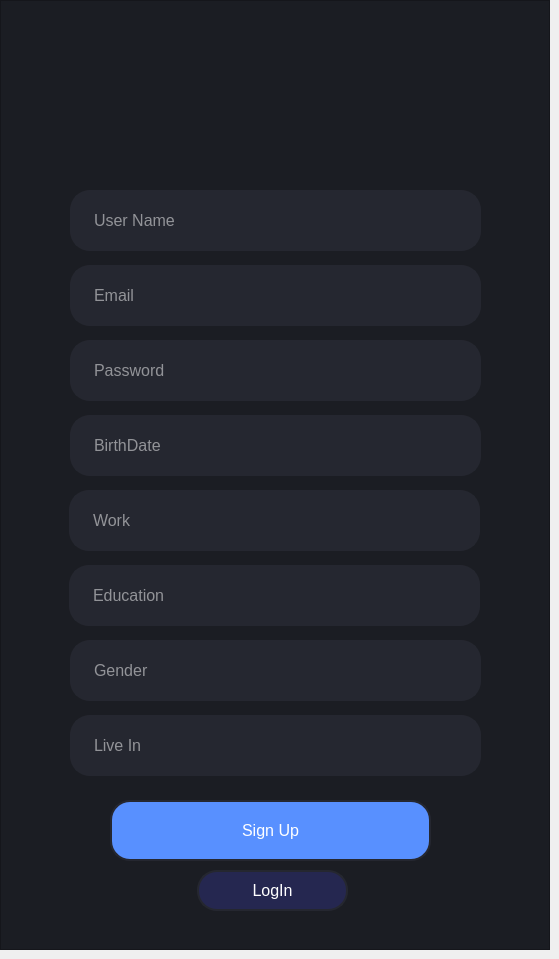
    <widget class="QWidget" name="page1">
     <widget class="QFrame" name="frame_2">
      <property name="geometry">
       <rect>
        <x>0</x>
        <y>0</y>
        <width>550</width>
        <height>950</height>
       </rect>
      </property>
      <property name="font">
       <font>
        <stylestrategy>PreferDefault</stylestrategy>
       </font>
      </property>
      <property name="styleSheet">
       <string notr="true">QFrame
{
background-color: rgb(27, 29, 35);
}</string>
      </property>
      <property name="frameShape">
       <enum>QFrame::StyledPanel</enum>
      </property>
      <property name="frameShadow">
       <enum>QFrame::Raised</enum>
      </property>
      <widget class="QLineEdit" name="usernametextboxsignupform">
       <property name="geometry">
        <rect>
         <x>70</x>
         <y>190</y>
         <width>411</width>
         <height>61</height>
        </rect>
       </property>
       <property name="font">
        <font>
         <pointsize>12</pointsize>
         <italic>false</italic>
         <bold>false</bold>
         <underline>false</underline>
         <strikeout>false</strikeout>
         <stylestrategy>PreferDefault</stylestrategy>
        </font>
       </property>
       <property name="autoFillBackground">
        <bool>false</bool>
       </property>
       <property name="styleSheet">
        <string notr="true">QLineEdit
{
background-color: rgb(37, 39, 48);
border:2px solid rgb(37,39,48);
border-radius:20px;
padding-left:20px;
color:#fff;
padding-right:20px;
}
QLineEdit:hover
{
border:2px solid rgb(48,50,62);
}
QLineEdit:focus
{
border:2px solid rgb(85,170,255);
background-color:rgb(43,45,56);
}</string>
       </property>
       <property name="text">
        <string/>
       </property>
       <property name="placeholderText">
        <string>User Name</string>
       </property>
      </widget>
      <widget class="QLineEdit" name="passwordtextsignupform">
       <property name="geometry">
        <rect>
         <x>70</x>
         <y>340</y>
         <width>411</width>
         <height>61</height>
        </rect>
       </property>
       <property name="font">
        <font>
         <pointsize>12</pointsize>
         <italic>false</italic>
         <bold>false</bold>
         <underline>false</underline>
         <strikeout>false</strikeout>
         <stylestrategy>PreferDefault</stylestrategy>
        </font>
       </property>
       <property name="autoFillBackground">
        <bool>false</bool>
       </property>
       <property name="styleSheet">
        <string notr="true">QLineEdit
{
background-color: rgb(37, 39, 48);
border:2px solid rgb(37,39,48);
border-radius:20px;
padding-left:20px;
color:#fff;
padding-right:20px;
}
QLineEdit:hover
{
border:2px solid rgb(48,50,62);
}
QLineEdit:focus
{
border:2px solid rgb(85,170,255);
background-color:rgb(43,45,56);
}</string>
       </property>
       <property name="text">
        <string/>
       </property>
       <property name="echoMode">
        <enum>QLineEdit::Password</enum>
       </property>
       <property name="placeholderText">
        <string>Password</string>
       </property>
      </widget>
      <widget class="QPushButton" name="signupbuttonsignupform_2">
       <property name="geometry">
        <rect>
         <x>110</x>
         <y>800</y>
         <width>321</width>
         <height>61</height>
        </rect>
       </property>
       <property name="font">
        <font>
         <pointsize>12</pointsize>
        </font>
       </property>
       <property name="styleSheet">
        <string notr="true">QPushButton
{
background-color: rgb(88, 144, 255);
border:2px solid rgb(37,39,48);
border-radius:20px;
color:#fff;
}
QPushButton:hover
{
background-color: rgb(47, 116, 251);
}</string>
       </property>
       <property name="text">
        <string>Sign Up</string>
       </property>
      </widget>
      <widget class="QGraphicsView" name="graphicsView_3">
       <property name="geometry">
        <rect>
         <x>120</x>
         <y>60</y>
         <width>301</width>
         <height>81</height>
        </rect>
       </property>
       <property name="styleSheet">
        <string notr="true">QGraphicsView

{
	background-image: url(:/facebooklogo/facebooktextlogo.png) no-repeat center center fixed;
    background-size:cover;
    border:0px

}</string>
       </property>
      </widget>
      <widget class="QLineEdit" name="worktextboxsignupform">
       <property name="geometry">
        <rect>
         <x>69</x>
         <y>490</y>
         <width>411</width>
         <height>61</height>
        </rect>
       </property>
       <property name="font">
        <font>
         <pointsize>12</pointsize>
         <italic>false</italic>
         <bold>false</bold>
         <underline>false</underline>
         <strikeout>false</strikeout>
         <stylestrategy>PreferDefault</stylestrategy>
        </font>
       </property>
       <property name="autoFillBackground">
        <bool>false</bool>
       </property>
       <property name="styleSheet">
        <string notr="true">QLineEdit
{
background-color: rgb(37, 39, 48);
border:2px solid rgb(37,39,48);
border-radius:20px;
padding-left:20px;
color:#fff;
padding-right:20px;
}
QLineEdit:hover
{
border:2px solid rgb(48,50,62);
}
QLineEdit:focus
{
border:2px solid rgb(85,170,255);
background-color:rgb(43,45,56);
}</string>
       </property>
       <property name="text">
        <string/>
       </property>
       <property name="placeholderText">
        <string>Work</string>
       </property>
      </widget>
      <widget class="QLineEdit" name="educationtextboxsignupform">
       <property name="geometry">
        <rect>
         <x>69</x>
         <y>565</y>
         <width>411</width>
         <height>61</height>
        </rect>
       </property>
       <property name="font">
        <font>
         <pointsize>12</pointsize>
         <italic>false</italic>
         <bold>false</bold>
         <underline>false</underline>
         <strikeout>false</strikeout>
         <stylestrategy>PreferDefault</stylestrategy>
        </font>
       </property>
       <property name="autoFillBackground">
        <bool>false</bool>
       </property>
       <property name="styleSheet">
        <string notr="true">QLineEdit
{
background-color: rgb(37, 39, 48);
border:2px solid rgb(37,39,48);
border-radius:20px;
padding-left:20px;
color:#fff;
padding-right:20px;
}
QLineEdit:hover
{
border:2px solid rgb(48,50,62);
}
QLineEdit:focus
{
border:2px solid rgb(85,170,255);
background-color:rgb(43,45,56);
}</string>
       </property>
       <property name="text">
        <string/>
       </property>
       <property name="placeholderText">
        <string>Education</string>
       </property>
      </widget>
      <widget class="QLineEdit" name="gendertextboxsignupform">
       <property name="geometry">
        <rect>
         <x>70</x>
         <y>640</y>
         <width>411</width>
         <height>61</height>
        </rect>
       </property>
       <property name="font">
        <font>
         <pointsize>12</pointsize>
         <italic>false</italic>
         <bold>false</bold>
         <underline>false</underline>
         <strikeout>false</strikeout>
         <stylestrategy>PreferDefault</stylestrategy>
        </font>
       </property>
       <property name="autoFillBackground">
        <bool>false</bool>
       </property>
       <property name="styleSheet">
        <string notr="true">QLineEdit
{
background-color: rgb(37, 39, 48);
border:2px solid rgb(37,39,48);
border-radius:20px;
padding-left:20px;
color:#fff;
padding-right:20px;
}
QLineEdit:hover
{
border:2px solid rgb(48,50,62);
}
QLineEdit:focus
{
border:2px solid rgb(85,170,255);
background-color:rgb(43,45,56);
}</string>
       </property>
       <property name="text">
        <string/>
       </property>
       <property name="placeholderText">
        <string>Gender</string>
       </property>
      </widget>
      <widget class="QLineEdit" name="birthdatetextboxsignupform">
       <property name="geometry">
        <rect>
         <x>70</x>
         <y>415</y>
         <width>411</width>
         <height>61</height>
        </rect>
       </property>
       <property name="font">
        <font>
         <pointsize>12</pointsize>
         <italic>false</italic>
         <bold>false</bold>
         <underline>false</underline>
         <strikeout>false</strikeout>
         <stylestrategy>PreferDefault</stylestrategy>
        </font>
       </property>
       <property name="autoFillBackground">
        <bool>false</bool>
       </property>
       <property name="styleSheet">
        <string notr="true">QLineEdit
{
background-color: rgb(37, 39, 48);
border:2px solid rgb(37,39,48);
border-radius:20px;
padding-left:20px;
color:#fff;
padding-right:20px;
}
QLineEdit:hover
{
border:2px solid rgb(48,50,62);
}
QLineEdit:focus
{
border:2px solid rgb(85,170,255);
background-color:rgb(43,45,56);
}</string>
       </property>
       <property name="text">
        <string/>
       </property>
       <property name="placeholderText">
        <string>BirthDate</string>
       </property>
      </widget>
      <widget class="QLineEdit" name="emailtextsignupform">
       <property name="geometry">
        <rect>
         <x>70</x>
         <y>265</y>
         <width>411</width>
         <height>61</height>
        </rect>
       </property>
       <property name="font">
        <font>
         <pointsize>12</pointsize>
         <italic>false</italic>
         <bold>false</bold>
         <underline>false</underline>
         <strikeout>false</strikeout>
         <stylestrategy>PreferDefault</stylestrategy>
        </font>
       </property>
       <property name="autoFillBackground">
        <bool>false</bool>
       </property>
       <property name="styleSheet">
        <string notr="true">QLineEdit
{
background-color: rgb(37, 39, 48);
border:2px solid rgb(37,39,48);
border-radius:20px;
padding-left:20px;
color:#fff;
padding-right:20px;
}
QLineEdit:hover
{
border:2px solid rgb(48,50,62);
}
QLineEdit:focus
{
border:2px solid rgb(85,170,255);
background-color:rgb(43,45,56);
}</string>
       </property>
       <property name="text">
        <string/>
       </property>
       <property name="placeholderText">
        <string>Email</string>
       </property>
      </widget>
      <widget class="QLineEdit" name="liveintextboxsignupform">
       <property name="geometry">
        <rect>
         <x>70</x>
         <y>715</y>
         <width>411</width>
         <height>61</height>
        </rect>
       </property>
       <property name="font">
        <font>
         <pointsize>12</pointsize>
         <italic>false</italic>
         <bold>false</bold>
         <underline>false</underline>
         <strikeout>false</strikeout>
         <stylestrategy>PreferDefault</stylestrategy>
        </font>
       </property>
       <property name="autoFillBackground">
        <bool>false</bool>
       </property>
       <property name="styleSheet">
        <string notr="true">QLineEdit
{
background-color: rgb(37, 39, 48);
border:2px solid rgb(37,39,48);
border-radius:20px;
padding-left:20px;
color:#fff;
padding-right:20px;
}
QLineEdit:hover
{
border:2px solid rgb(48,50,62);
}
QLineEdit:focus
{
border:2px solid rgb(85,170,255);
background-color:rgb(43,45,56);
}</string>
       </property>
       <property name="text">
        <string/>
       </property>
       <property name="placeholderText">
        <string>Live In</string>
       </property>
      </widget>
      <widget class="QPushButton" name="loginbuttonsignupform">
       <property name="geometry">
        <rect>
         <x>197</x>
         <y>870</y>
         <width>151</width>
         <height>41</height>
        </rect>
       </property>
       <property name="font">
        <font>
         <pointsize>12</pointsize>
        </font>
       </property>
       <property name="styleSheet">
        <string notr="true">QPushButton
{
background-color: rgb(37, 39, 80);
border:2px solid rgb(37,39,48);
border-radius:20px;
color:#fff;
}
QPushButton:hover
{
background-color: rgb(37, 39, 70);
}</string>
       </property>
       <property name="text">
        <string>LogIn</string>
       </property>
      </widget>
     </widget>
    </widget>
